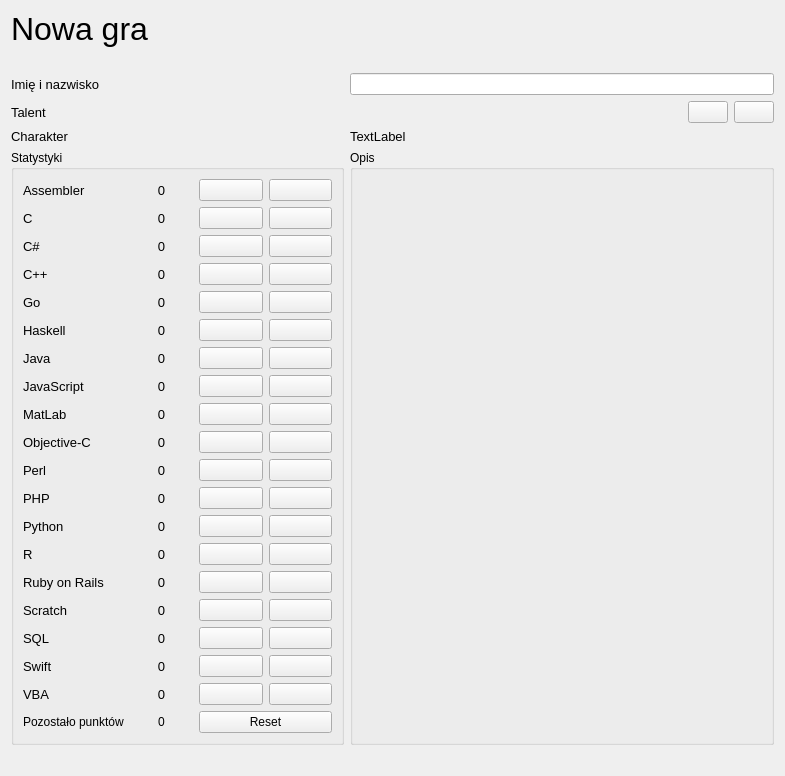
<?xml version="1.0" encoding="UTF-8"?>
<ui version="4.0">
 <class>NewGameForm</class>
 <widget class="QWidget" name="NewGameForm">
  <property name="geometry">
   <rect>
    <x>0</x>
    <y>0</y>
    <width>785</width>
    <height>770</height>
   </rect>
  </property>
  <property name="windowTitle">
   <string>Form</string>
  </property>
  <layout class="QGridLayout" name="gridLayout">
   <item row="0" column="0">
    <widget class="QLabel" name="label">
     <property name="font">
      <font>
       <pointsize>24</pointsize>
      </font>
     </property>
     <property name="text">
      <string>Nowa gra</string>
     </property>
    </widget>
   </item>
   <item row="0" column="1">
    <spacer name="horizontalSpacer">
     <property name="orientation">
      <enum>Qt::Horizontal</enum>
     </property>
     <property name="sizeHint" stdset="0">
      <size>
       <width>40</width>
       <height>20</height>
      </size>
     </property>
    </spacer>
   </item>
   <item row="8" column="1" colspan="3">
    <widget class="QGroupBox" name="groupBox">
     <property name="title">
      <string>Opis</string>
     </property>
    </widget>
   </item>
   <item row="4" column="3">
    <widget class="QPushButton" name="pushButton_40">
     <property name="text">
      <string/>
     </property>
     <property name="icon">
      <iconset resource="resources.qrc">
       <normaloff>:/images/images/down.png</normaloff>:/images/images/down.png</iconset>
     </property>
    </widget>
   </item>
   <item row="8" column="0">
    <widget class="QGroupBox" name="groupBox_2">
     <property name="title">
      <string>Statystyki</string>
     </property>
     <layout class="QGridLayout" name="gridLayout_2">
      <item row="0" column="3">
       <widget class="QPushButton" name="pushButton_2">
        <property name="text">
         <string/>
        </property>
        <property name="icon">
         <iconset resource="resources.qrc">
          <normaloff>:/images/images/down.png</normaloff>:/images/images/down.png</iconset>
        </property>
       </widget>
      </item>
      <item row="17" column="0">
       <widget class="QLabel" name="label_42">
        <property name="font">
         <font>
          <pointsize>10</pointsize>
         </font>
        </property>
        <property name="text">
         <string>Swift</string>
        </property>
       </widget>
      </item>
      <item row="16" column="1">
       <widget class="QLabel" name="label_37">
        <property name="font">
         <font>
          <pointsize>10</pointsize>
         </font>
        </property>
        <property name="text">
         <string>0</string>
        </property>
        <property name="alignment">
         <set>Qt::AlignCenter</set>
        </property>
       </widget>
      </item>
      <item row="17" column="1">
       <widget class="QLabel" name="label_38">
        <property name="font">
         <font>
          <pointsize>10</pointsize>
         </font>
        </property>
        <property name="text">
         <string>0</string>
        </property>
        <property name="alignment">
         <set>Qt::AlignCenter</set>
        </property>
       </widget>
      </item>
      <item row="18" column="1">
       <widget class="QLabel" name="label_40">
        <property name="font">
         <font>
          <pointsize>10</pointsize>
         </font>
        </property>
        <property name="text">
         <string>0</string>
        </property>
        <property name="alignment">
         <set>Qt::AlignCenter</set>
        </property>
       </widget>
      </item>
      <item row="18" column="0">
       <widget class="QLabel" name="label_39">
        <property name="font">
         <font>
          <pointsize>10</pointsize>
         </font>
        </property>
        <property name="text">
         <string>VBA</string>
        </property>
       </widget>
      </item>
      <item row="16" column="0">
       <widget class="QLabel" name="label_41">
        <property name="font">
         <font>
          <pointsize>10</pointsize>
         </font>
        </property>
        <property name="text">
         <string>SQL</string>
        </property>
       </widget>
      </item>
      <item row="15" column="1">
       <widget class="QLabel" name="label_36">
        <property name="font">
         <font>
          <pointsize>10</pointsize>
         </font>
        </property>
        <property name="text">
         <string>0</string>
        </property>
        <property name="alignment">
         <set>Qt::AlignCenter</set>
        </property>
       </widget>
      </item>
      <item row="9" column="1">
       <widget class="QLabel" name="label_29">
        <property name="font">
         <font>
          <pointsize>10</pointsize>
         </font>
        </property>
        <property name="text">
         <string>0</string>
        </property>
        <property name="alignment">
         <set>Qt::AlignCenter</set>
        </property>
       </widget>
      </item>
      <item row="10" column="1">
       <widget class="QLabel" name="label_30">
        <property name="font">
         <font>
          <pointsize>10</pointsize>
         </font>
        </property>
        <property name="text">
         <string>0</string>
        </property>
        <property name="alignment">
         <set>Qt::AlignCenter</set>
        </property>
       </widget>
      </item>
      <item row="10" column="0">
       <widget class="QLabel" name="label_15">
        <property name="font">
         <font>
          <pointsize>10</pointsize>
         </font>
        </property>
        <property name="text">
         <string>Perl</string>
        </property>
       </widget>
      </item>
      <item row="11" column="0">
       <widget class="QLabel" name="label_16">
        <property name="font">
         <font>
          <pointsize>10</pointsize>
         </font>
        </property>
        <property name="text">
         <string>PHP</string>
        </property>
       </widget>
      </item>
      <item row="11" column="1">
       <widget class="QLabel" name="label_31">
        <property name="font">
         <font>
          <pointsize>10</pointsize>
         </font>
        </property>
        <property name="text">
         <string>0</string>
        </property>
        <property name="alignment">
         <set>Qt::AlignCenter</set>
        </property>
       </widget>
      </item>
      <item row="12" column="0">
       <widget class="QLabel" name="label_17">
        <property name="font">
         <font>
          <pointsize>10</pointsize>
         </font>
        </property>
        <property name="text">
         <string>Python</string>
        </property>
       </widget>
      </item>
      <item row="12" column="1">
       <widget class="QLabel" name="label_32">
        <property name="font">
         <font>
          <pointsize>10</pointsize>
         </font>
        </property>
        <property name="text">
         <string>0</string>
        </property>
        <property name="alignment">
         <set>Qt::AlignCenter</set>
        </property>
       </widget>
      </item>
      <item row="13" column="0">
       <widget class="QLabel" name="label_18">
        <property name="font">
         <font>
          <pointsize>10</pointsize>
         </font>
        </property>
        <property name="text">
         <string>R</string>
        </property>
       </widget>
      </item>
      <item row="13" column="1">
       <widget class="QLabel" name="label_33">
        <property name="font">
         <font>
          <pointsize>10</pointsize>
         </font>
        </property>
        <property name="text">
         <string>0</string>
        </property>
        <property name="alignment">
         <set>Qt::AlignCenter</set>
        </property>
       </widget>
      </item>
      <item row="14" column="1">
       <widget class="QLabel" name="label_34">
        <property name="font">
         <font>
          <pointsize>10</pointsize>
         </font>
        </property>
        <property name="text">
         <string>0</string>
        </property>
        <property name="alignment">
         <set>Qt::AlignCenter</set>
        </property>
       </widget>
      </item>
      <item row="14" column="0">
       <widget class="QLabel" name="label_19">
        <property name="font">
         <font>
          <pointsize>10</pointsize>
         </font>
        </property>
        <property name="text">
         <string>Ruby on Rails</string>
        </property>
       </widget>
      </item>
      <item row="15" column="0">
       <widget class="QLabel" name="label_35">
        <property name="font">
         <font>
          <pointsize>10</pointsize>
         </font>
        </property>
        <property name="text">
         <string>Scratch</string>
        </property>
       </widget>
      </item>
      <item row="0" column="2">
       <widget class="QPushButton" name="pushButton">
        <property name="styleSheet">
         <string notr="true">QPushButton: { background-color: rgba(85, 170, 255, 0)};</string>
        </property>
        <property name="text">
         <string/>
        </property>
        <property name="icon">
         <iconset resource="resources.qrc">
          <normaloff>:/images/images/upload.png</normaloff>:/images/images/upload.png</iconset>
        </property>
       </widget>
      </item>
      <item row="0" column="0">
       <widget class="QLabel" name="label_5">
        <property name="font">
         <font>
          <pointsize>10</pointsize>
         </font>
        </property>
        <property name="text">
         <string>Assembler</string>
        </property>
       </widget>
      </item>
      <item row="1" column="0">
       <widget class="QLabel" name="label_6">
        <property name="font">
         <font>
          <pointsize>10</pointsize>
         </font>
        </property>
        <property name="text">
         <string>C</string>
        </property>
       </widget>
      </item>
      <item row="1" column="1">
       <widget class="QLabel" name="label_21">
        <property name="font">
         <font>
          <pointsize>10</pointsize>
         </font>
        </property>
        <property name="text">
         <string>0</string>
        </property>
        <property name="alignment">
         <set>Qt::AlignCenter</set>
        </property>
       </widget>
      </item>
      <item row="0" column="1">
       <widget class="QLabel" name="label_20">
        <property name="font">
         <font>
          <pointsize>10</pointsize>
         </font>
        </property>
        <property name="text">
         <string>0</string>
        </property>
        <property name="alignment">
         <set>Qt::AlignCenter</set>
        </property>
       </widget>
      </item>
      <item row="2" column="0">
       <widget class="QLabel" name="label_7">
        <property name="font">
         <font>
          <pointsize>10</pointsize>
         </font>
        </property>
        <property name="text">
         <string>C#</string>
        </property>
       </widget>
      </item>
      <item row="2" column="1">
       <widget class="QLabel" name="label_22">
        <property name="font">
         <font>
          <pointsize>10</pointsize>
         </font>
        </property>
        <property name="text">
         <string>0</string>
        </property>
        <property name="alignment">
         <set>Qt::AlignCenter</set>
        </property>
       </widget>
      </item>
      <item row="3" column="0">
       <widget class="QLabel" name="label_8">
        <property name="font">
         <font>
          <pointsize>10</pointsize>
         </font>
        </property>
        <property name="text">
         <string>C++</string>
        </property>
       </widget>
      </item>
      <item row="4" column="0">
       <widget class="QLabel" name="label_9">
        <property name="font">
         <font>
          <pointsize>10</pointsize>
         </font>
        </property>
        <property name="text">
         <string>Go</string>
        </property>
       </widget>
      </item>
      <item row="4" column="1">
       <widget class="QLabel" name="label_24">
        <property name="font">
         <font>
          <pointsize>10</pointsize>
         </font>
        </property>
        <property name="text">
         <string>0</string>
        </property>
        <property name="alignment">
         <set>Qt::AlignCenter</set>
        </property>
       </widget>
      </item>
      <item row="3" column="1">
       <widget class="QLabel" name="label_23">
        <property name="font">
         <font>
          <pointsize>10</pointsize>
         </font>
        </property>
        <property name="text">
         <string>0</string>
        </property>
        <property name="alignment">
         <set>Qt::AlignCenter</set>
        </property>
       </widget>
      </item>
      <item row="5" column="0">
       <widget class="QLabel" name="label_10">
        <property name="font">
         <font>
          <pointsize>10</pointsize>
         </font>
        </property>
        <property name="text">
         <string>Haskell</string>
        </property>
       </widget>
      </item>
      <item row="5" column="1">
       <widget class="QLabel" name="label_25">
        <property name="font">
         <font>
          <pointsize>10</pointsize>
         </font>
        </property>
        <property name="text">
         <string>0</string>
        </property>
        <property name="alignment">
         <set>Qt::AlignCenter</set>
        </property>
       </widget>
      </item>
      <item row="6" column="1">
       <widget class="QLabel" name="label_26">
        <property name="font">
         <font>
          <pointsize>10</pointsize>
         </font>
        </property>
        <property name="text">
         <string>0</string>
        </property>
        <property name="alignment">
         <set>Qt::AlignCenter</set>
        </property>
       </widget>
      </item>
      <item row="6" column="0">
       <widget class="QLabel" name="label_11">
        <property name="font">
         <font>
          <pointsize>10</pointsize>
         </font>
        </property>
        <property name="text">
         <string>Java</string>
        </property>
       </widget>
      </item>
      <item row="7" column="0">
       <widget class="QLabel" name="label_12">
        <property name="font">
         <font>
          <pointsize>10</pointsize>
         </font>
        </property>
        <property name="text">
         <string>JavaScript</string>
        </property>
       </widget>
      </item>
      <item row="7" column="1">
       <widget class="QLabel" name="label_27">
        <property name="font">
         <font>
          <pointsize>10</pointsize>
         </font>
        </property>
        <property name="text">
         <string>0</string>
        </property>
        <property name="alignment">
         <set>Qt::AlignCenter</set>
        </property>
       </widget>
      </item>
      <item row="8" column="0">
       <widget class="QLabel" name="label_13">
        <property name="font">
         <font>
          <pointsize>10</pointsize>
         </font>
        </property>
        <property name="text">
         <string>MatLab</string>
        </property>
       </widget>
      </item>
      <item row="8" column="1">
       <widget class="QLabel" name="label_28">
        <property name="font">
         <font>
          <pointsize>10</pointsize>
         </font>
        </property>
        <property name="text">
         <string>0</string>
        </property>
        <property name="alignment">
         <set>Qt::AlignCenter</set>
        </property>
       </widget>
      </item>
      <item row="9" column="0">
       <widget class="QLabel" name="label_14">
        <property name="font">
         <font>
          <pointsize>10</pointsize>
         </font>
        </property>
        <property name="text">
         <string>Objective-C</string>
        </property>
       </widget>
      </item>
      <item row="19" column="0">
       <widget class="QLabel" name="label_44">
        <property name="text">
         <string>Pozostało punktów</string>
        </property>
       </widget>
      </item>
      <item row="19" column="1">
       <widget class="QLabel" name="label_43">
        <property name="text">
         <string>0</string>
        </property>
        <property name="alignment">
         <set>Qt::AlignCenter</set>
        </property>
       </widget>
      </item>
      <item row="19" column="2" colspan="2">
       <widget class="QPushButton" name="pushButton_39">
        <property name="text">
         <string>Reset</string>
        </property>
       </widget>
      </item>
      <item row="1" column="2">
       <widget class="QPushButton" name="pushButton_3">
        <property name="styleSheet">
         <string notr="true">QPushButton: { background-color: rgba(85, 170, 255, 0)};</string>
        </property>
        <property name="text">
         <string/>
        </property>
        <property name="icon">
         <iconset resource="resources.qrc">
          <normaloff>:/images/images/upload.png</normaloff>:/images/images/upload.png</iconset>
        </property>
       </widget>
      </item>
      <item row="2" column="2">
       <widget class="QPushButton" name="pushButton_5">
        <property name="styleSheet">
         <string notr="true">QPushButton: { background-color: rgba(85, 170, 255, 0)};</string>
        </property>
        <property name="text">
         <string/>
        </property>
        <property name="icon">
         <iconset resource="resources.qrc">
          <normaloff>:/images/images/upload.png</normaloff>:/images/images/upload.png</iconset>
        </property>
       </widget>
      </item>
      <item row="3" column="2">
       <widget class="QPushButton" name="pushButton_7">
        <property name="styleSheet">
         <string notr="true">QPushButton: { background-color: rgba(85, 170, 255, 0)};</string>
        </property>
        <property name="text">
         <string/>
        </property>
        <property name="icon">
         <iconset resource="resources.qrc">
          <normaloff>:/images/images/upload.png</normaloff>:/images/images/upload.png</iconset>
        </property>
       </widget>
      </item>
      <item row="4" column="2">
       <widget class="QPushButton" name="pushButton_9">
        <property name="styleSheet">
         <string notr="true">QPushButton: { background-color: rgba(85, 170, 255, 0)};</string>
        </property>
        <property name="text">
         <string/>
        </property>
        <property name="icon">
         <iconset resource="resources.qrc">
          <normaloff>:/images/images/upload.png</normaloff>:/images/images/upload.png</iconset>
        </property>
       </widget>
      </item>
      <item row="5" column="2">
       <widget class="QPushButton" name="pushButton_11">
        <property name="styleSheet">
         <string notr="true">QPushButton: { background-color: rgba(85, 170, 255, 0)};</string>
        </property>
        <property name="text">
         <string/>
        </property>
        <property name="icon">
         <iconset resource="resources.qrc">
          <normaloff>:/images/images/upload.png</normaloff>:/images/images/upload.png</iconset>
        </property>
       </widget>
      </item>
      <item row="6" column="2">
       <widget class="QPushButton" name="pushButton_13">
        <property name="styleSheet">
         <string notr="true">QPushButton: { background-color: rgba(85, 170, 255, 0)};</string>
        </property>
        <property name="text">
         <string/>
        </property>
        <property name="icon">
         <iconset resource="resources.qrc">
          <normaloff>:/images/images/upload.png</normaloff>:/images/images/upload.png</iconset>
        </property>
       </widget>
      </item>
      <item row="7" column="2">
       <widget class="QPushButton" name="pushButton_15">
        <property name="styleSheet">
         <string notr="true">QPushButton: { background-color: rgba(85, 170, 255, 0)};</string>
        </property>
        <property name="text">
         <string/>
        </property>
        <property name="icon">
         <iconset resource="resources.qrc">
          <normaloff>:/images/images/upload.png</normaloff>:/images/images/upload.png</iconset>
        </property>
       </widget>
      </item>
      <item row="8" column="2">
       <widget class="QPushButton" name="pushButton_17">
        <property name="styleSheet">
         <string notr="true">QPushButton: { background-color: rgba(85, 170, 255, 0)};</string>
        </property>
        <property name="text">
         <string/>
        </property>
        <property name="icon">
         <iconset resource="resources.qrc">
          <normaloff>:/images/images/upload.png</normaloff>:/images/images/upload.png</iconset>
        </property>
       </widget>
      </item>
      <item row="9" column="2">
       <widget class="QPushButton" name="pushButton_19">
        <property name="styleSheet">
         <string notr="true">QPushButton: { background-color: rgba(85, 170, 255, 0)};</string>
        </property>
        <property name="text">
         <string/>
        </property>
        <property name="icon">
         <iconset resource="resources.qrc">
          <normaloff>:/images/images/upload.png</normaloff>:/images/images/upload.png</iconset>
        </property>
       </widget>
      </item>
      <item row="10" column="2">
       <widget class="QPushButton" name="pushButton_45">
        <property name="styleSheet">
         <string notr="true">QPushButton: { background-color: rgba(85, 170, 255, 0)};</string>
        </property>
        <property name="text">
         <string/>
        </property>
        <property name="icon">
         <iconset resource="resources.qrc">
          <normaloff>:/images/images/upload.png</normaloff>:/images/images/upload.png</iconset>
        </property>
       </widget>
      </item>
      <item row="11" column="2">
       <widget class="QPushButton" name="pushButton_21">
        <property name="styleSheet">
         <string notr="true">QPushButton: { background-color: rgba(85, 170, 255, 0)};</string>
        </property>
        <property name="text">
         <string/>
        </property>
        <property name="icon">
         <iconset resource="resources.qrc">
          <normaloff>:/images/images/upload.png</normaloff>:/images/images/upload.png</iconset>
        </property>
       </widget>
      </item>
      <item row="12" column="2">
       <widget class="QPushButton" name="pushButton_23">
        <property name="styleSheet">
         <string notr="true">QPushButton: { background-color: rgba(85, 170, 255, 0)};</string>
        </property>
        <property name="text">
         <string/>
        </property>
        <property name="icon">
         <iconset resource="resources.qrc">
          <normaloff>:/images/images/upload.png</normaloff>:/images/images/upload.png</iconset>
        </property>
       </widget>
      </item>
      <item row="13" column="2">
       <widget class="QPushButton" name="pushButton_25">
        <property name="styleSheet">
         <string notr="true">QPushButton: { background-color: rgba(85, 170, 255, 0)};</string>
        </property>
        <property name="text">
         <string/>
        </property>
        <property name="icon">
         <iconset resource="resources.qrc">
          <normaloff>:/images/images/upload.png</normaloff>:/images/images/upload.png</iconset>
        </property>
       </widget>
      </item>
      <item row="14" column="2">
       <widget class="QPushButton" name="pushButton_27">
        <property name="styleSheet">
         <string notr="true">QPushButton: { background-color: rgba(85, 170, 255, 0)};</string>
        </property>
        <property name="text">
         <string/>
        </property>
        <property name="icon">
         <iconset resource="resources.qrc">
          <normaloff>:/images/images/upload.png</normaloff>:/images/images/upload.png</iconset>
        </property>
       </widget>
      </item>
      <item row="15" column="2">
       <widget class="QPushButton" name="pushButton_29">
        <property name="styleSheet">
         <string notr="true">QPushButton: { background-color: rgba(85, 170, 255, 0)};</string>
        </property>
        <property name="text">
         <string/>
        </property>
        <property name="icon">
         <iconset resource="resources.qrc">
          <normaloff>:/images/images/upload.png</normaloff>:/images/images/upload.png</iconset>
        </property>
       </widget>
      </item>
      <item row="16" column="2">
       <widget class="QPushButton" name="pushButton_31">
        <property name="styleSheet">
         <string notr="true">QPushButton: { background-color: rgba(85, 170, 255, 0)};</string>
        </property>
        <property name="text">
         <string/>
        </property>
        <property name="icon">
         <iconset resource="resources.qrc">
          <normaloff>:/images/images/upload.png</normaloff>:/images/images/upload.png</iconset>
        </property>
       </widget>
      </item>
      <item row="17" column="2">
       <widget class="QPushButton" name="pushButton_33">
        <property name="styleSheet">
         <string notr="true">QPushButton: { background-color: rgba(85, 170, 255, 0)};</string>
        </property>
        <property name="text">
         <string/>
        </property>
        <property name="icon">
         <iconset resource="resources.qrc">
          <normaloff>:/images/images/upload.png</normaloff>:/images/images/upload.png</iconset>
        </property>
       </widget>
      </item>
      <item row="18" column="2">
       <widget class="QPushButton" name="pushButton_35">
        <property name="styleSheet">
         <string notr="true">QPushButton: { background-color: rgba(85, 170, 255, 0)};</string>
        </property>
        <property name="text">
         <string/>
        </property>
        <property name="icon">
         <iconset resource="resources.qrc">
          <normaloff>:/images/images/upload.png</normaloff>:/images/images/upload.png</iconset>
        </property>
       </widget>
      </item>
      <item row="1" column="3">
       <widget class="QPushButton" name="pushButton_37">
        <property name="text">
         <string/>
        </property>
        <property name="icon">
         <iconset resource="resources.qrc">
          <normaloff>:/images/images/down.png</normaloff>:/images/images/down.png</iconset>
        </property>
       </widget>
      </item>
      <item row="2" column="3">
       <widget class="QPushButton" name="pushButton_4">
        <property name="text">
         <string/>
        </property>
        <property name="icon">
         <iconset resource="resources.qrc">
          <normaloff>:/images/images/down.png</normaloff>:/images/images/down.png</iconset>
        </property>
       </widget>
      </item>
      <item row="3" column="3">
       <widget class="QPushButton" name="pushButton_6">
        <property name="text">
         <string/>
        </property>
        <property name="icon">
         <iconset resource="resources.qrc">
          <normaloff>:/images/images/down.png</normaloff>:/images/images/down.png</iconset>
        </property>
       </widget>
      </item>
      <item row="4" column="3">
       <widget class="QPushButton" name="pushButton_8">
        <property name="text">
         <string/>
        </property>
        <property name="icon">
         <iconset resource="resources.qrc">
          <normaloff>:/images/images/down.png</normaloff>:/images/images/down.png</iconset>
        </property>
       </widget>
      </item>
      <item row="5" column="3">
       <widget class="QPushButton" name="pushButton_10">
        <property name="text">
         <string/>
        </property>
        <property name="icon">
         <iconset resource="resources.qrc">
          <normaloff>:/images/images/down.png</normaloff>:/images/images/down.png</iconset>
        </property>
       </widget>
      </item>
      <item row="6" column="3">
       <widget class="QPushButton" name="pushButton_12">
        <property name="text">
         <string/>
        </property>
        <property name="icon">
         <iconset resource="resources.qrc">
          <normaloff>:/images/images/down.png</normaloff>:/images/images/down.png</iconset>
        </property>
       </widget>
      </item>
      <item row="7" column="3">
       <widget class="QPushButton" name="pushButton_14">
        <property name="text">
         <string/>
        </property>
        <property name="icon">
         <iconset resource="resources.qrc">
          <normaloff>:/images/images/down.png</normaloff>:/images/images/down.png</iconset>
        </property>
       </widget>
      </item>
      <item row="8" column="3">
       <widget class="QPushButton" name="pushButton_16">
        <property name="text">
         <string/>
        </property>
        <property name="icon">
         <iconset resource="resources.qrc">
          <normaloff>:/images/images/down.png</normaloff>:/images/images/down.png</iconset>
        </property>
       </widget>
      </item>
      <item row="9" column="3">
       <widget class="QPushButton" name="pushButton_18">
        <property name="text">
         <string/>
        </property>
        <property name="icon">
         <iconset resource="resources.qrc">
          <normaloff>:/images/images/down.png</normaloff>:/images/images/down.png</iconset>
        </property>
       </widget>
      </item>
      <item row="10" column="3">
       <widget class="QPushButton" name="pushButton_20">
        <property name="text">
         <string/>
        </property>
        <property name="icon">
         <iconset resource="resources.qrc">
          <normaloff>:/images/images/down.png</normaloff>:/images/images/down.png</iconset>
        </property>
       </widget>
      </item>
      <item row="11" column="3">
       <widget class="QPushButton" name="pushButton_22">
        <property name="text">
         <string/>
        </property>
        <property name="icon">
         <iconset resource="resources.qrc">
          <normaloff>:/images/images/down.png</normaloff>:/images/images/down.png</iconset>
        </property>
       </widget>
      </item>
      <item row="12" column="3">
       <widget class="QPushButton" name="pushButton_24">
        <property name="text">
         <string/>
        </property>
        <property name="icon">
         <iconset resource="resources.qrc">
          <normaloff>:/images/images/down.png</normaloff>:/images/images/down.png</iconset>
        </property>
       </widget>
      </item>
      <item row="13" column="3">
       <widget class="QPushButton" name="pushButton_26">
        <property name="text">
         <string/>
        </property>
        <property name="icon">
         <iconset resource="resources.qrc">
          <normaloff>:/images/images/down.png</normaloff>:/images/images/down.png</iconset>
        </property>
       </widget>
      </item>
      <item row="14" column="3">
       <widget class="QPushButton" name="pushButton_28">
        <property name="text">
         <string/>
        </property>
        <property name="icon">
         <iconset resource="resources.qrc">
          <normaloff>:/images/images/down.png</normaloff>:/images/images/down.png</iconset>
        </property>
       </widget>
      </item>
      <item row="15" column="3">
       <widget class="QPushButton" name="pushButton_30">
        <property name="text">
         <string/>
        </property>
        <property name="icon">
         <iconset resource="resources.qrc">
          <normaloff>:/images/images/down.png</normaloff>:/images/images/down.png</iconset>
        </property>
       </widget>
      </item>
      <item row="16" column="3">
       <widget class="QPushButton" name="pushButton_32">
        <property name="text">
         <string/>
        </property>
        <property name="icon">
         <iconset resource="resources.qrc">
          <normaloff>:/images/images/down.png</normaloff>:/images/images/down.png</iconset>
        </property>
       </widget>
      </item>
      <item row="17" column="3">
       <widget class="QPushButton" name="pushButton_34">
        <property name="text">
         <string/>
        </property>
        <property name="icon">
         <iconset resource="resources.qrc">
          <normaloff>:/images/images/down.png</normaloff>:/images/images/down.png</iconset>
        </property>
       </widget>
      </item>
      <item row="18" column="3">
       <widget class="QPushButton" name="pushButton_36">
        <property name="text">
         <string/>
        </property>
        <property name="icon">
         <iconset resource="resources.qrc">
          <normaloff>:/images/images/down.png</normaloff>:/images/images/down.png</iconset>
        </property>
       </widget>
      </item>
     </layout>
    </widget>
   </item>
   <item row="5" column="0">
    <widget class="QLabel" name="label_4">
     <property name="font">
      <font>
       <pointsize>10</pointsize>
      </font>
     </property>
     <property name="text">
      <string>Charakter</string>
     </property>
    </widget>
   </item>
   <item row="3" column="0">
    <widget class="QLabel" name="label_2">
     <property name="font">
      <font>
       <pointsize>10</pointsize>
      </font>
     </property>
     <property name="text">
      <string>Imię i nazwisko</string>
     </property>
    </widget>
   </item>
   <item row="3" column="1" colspan="3">
    <widget class="QLineEdit" name="lineEdit"/>
   </item>
   <item row="4" column="2">
    <widget class="QPushButton" name="pushButton_38">
     <property name="styleSheet">
      <string notr="true">QPushButton: { background-color: rgba(85, 170, 255, 0)};</string>
     </property>
     <property name="text">
      <string/>
     </property>
     <property name="icon">
      <iconset resource="resources.qrc">
       <normaloff>:/images/images/upload.png</normaloff>:/images/images/upload.png</iconset>
     </property>
    </widget>
   </item>
   <item row="4" column="1">
    <widget class="QLabel" name="label_45">
     <property name="maximumSize">
      <size>
       <width>164</width>
       <height>32</height>
      </size>
     </property>
     <property name="font">
      <font>
       <pointsize>10</pointsize>
      </font>
     </property>
     <property name="text">
      <string/>
     </property>
     <property name="pixmap">
      <pixmap resource="resources.qrc">:/images/images/stars1.png</pixmap>
     </property>
     <property name="scaledContents">
      <bool>true</bool>
     </property>
     <property name="alignment">
      <set>Qt::AlignCenter</set>
     </property>
    </widget>
   </item>
   <item row="9" column="0">
    <spacer name="verticalSpacer">
     <property name="orientation">
      <enum>Qt::Vertical</enum>
     </property>
     <property name="sizeHint" stdset="0">
      <size>
       <width>20</width>
       <height>40</height>
      </size>
     </property>
    </spacer>
   </item>
   <item row="4" column="0">
    <widget class="QLabel" name="label_3">
     <property name="font">
      <font>
       <pointsize>10</pointsize>
      </font>
     </property>
     <property name="text">
      <string>Talent</string>
     </property>
    </widget>
   </item>
   <item row="5" column="1">
    <widget class="QLabel" name="label_46">
     <property name="font">
      <font>
       <pointsize>10</pointsize>
      </font>
     </property>
     <property name="text">
      <string>TextLabel</string>
     </property>
    </widget>
   </item>
   <item row="1" column="0">
    <spacer name="horizontalSpacer_2">
     <property name="orientation">
      <enum>Qt::Horizontal</enum>
     </property>
     <property name="sizeHint" stdset="0">
      <size>
       <width>40</width>
       <height>20</height>
      </size>
     </property>
    </spacer>
   </item>
   <item row="9" column="1" colspan="3">
    <spacer name="horizontalSpacer_3">
     <property name="orientation">
      <enum>Qt::Horizontal</enum>
     </property>
     <property name="sizeHint" stdset="0">
      <size>
       <width>40</width>
       <height>20</height>
      </size>
     </property>
    </spacer>
   </item>
  </layout>
 </widget>
 <resources>
  <include location="resources.qrc"/>
 </resources>
 <connections/>
</ui>
